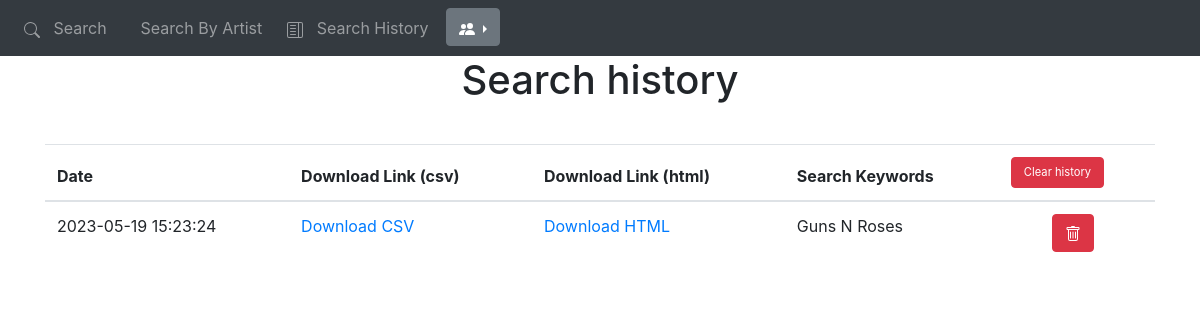
The app's page /history (signed in), older data.
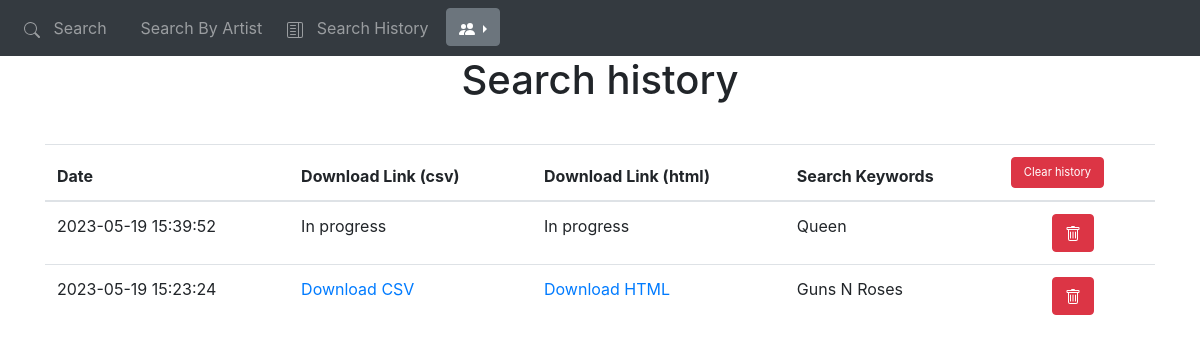
The same page, newer data.
### sd_app/models.py (models this page shows)
class Search(db.Model):
    id = db.Column(db.Integer, primary_key=True)
    date = db.Column(db.DateTime(timezone=True), default=func.now())
    user = db.Column(db.String(150))
    keywords = db.Column(db.String(150))
    csv_path = db.Column(db.String(150))
    html_path = db.Column(db.String(150))
    user_id = db.Column(db.Integer, db.ForeignKey("user.id"))
    by_artist = db.Column(db.Integer, default=0)
    user_inst = db.relationship("User", back_populates="searches")

### sd_app/views.py (the view)
@views.route('/history', methods=['GET'])
@login_required
def history():
    return render_template("history.html",
                           user=current_user,
                           searches=Search.query.filter_by(user_id=current_user.id).order_by(
                               Search.date.desc()).all(),
                           json_load=json.loads,
                           set=set)

### sd_app/__init__.py (called while the page is built)
def create_app():
    global app
    app = Flask(__name__)
    app.config['SECRET_KEY'] = 'THISISTHESECRETKEY'
    app.config['SQLALCHEMY_DATABASE_URI'] = db_string_conn
    db.init_app(app)
    env = Environment(  # Jinja env
        loader=PackageLoader("sd_app"),
        autoescape=select_autoescape()
    )
    from .views import views
    from .auth import auth
    from .api import api
    app.register_blueprint(views, url_prefix='/')
    app.register_blueprint(auth, url_prefix='/')
    app.register_blueprint(api, url_prefix='/api/')
    from .models import User
    create_database(app)
    login_manager = LoginManager()
    login_manager.login_view = 'auth.login'
    login_manager.init_app(app)
    @login_manager.user_loader
    def load_user(id):
        return User.query.get(int(id))
    return app

### sd_app/templates/history.html (shortened to what this page needs)
{% extends "base.html" %} {% block title %}Search history{% endblock %}
{% block content %}
<h1 align="center" style="margin-bottom:1em">Search history</h1>
<table class="table" id="keyword-table">
    <thead>
        <tr>
        <th scope="col">Date</th>
        <th scope="col">Download Link (csv)</th>
        <th scope="col">Download Link (html)</th>
        <th scope="col">Search Keywords</th>
        <th scope="col" colspan="2">
          <button type="button" class="btn btn-danger" onClick="clear_table('history')" style="font-size:70%">Clear history</button>
        </th>
        </tr>
    </thead>
    <tbody>
        {%for search in searches %}
    <tr>
    <td>
        {{search.date.strftime('%Y-%m-%d %H:%M:%S')}}
    </td>
    <td>
        {% if search.csv_path != 'In progress' %}
      <a href="{{ url_for('views.download', filename=search.csv_path) }}">Download CSV</a>
        {% else %}
        In progress
        {% endif %}
    </td>
    <td>
        {% if search.html_path != 'In progress' %}
      <a href="{{ url_for('views.download', filename=search.html_path) }}">Download HTML</a>
        {% else %}
        In progress
        {% endif %}
    </td>
    {% if search.by_artist == 0 %}
        <td>
            {{ ', '.join(set(json_load(search.keywords).get('keyword').values())) }}
        </td>
        <td class="column_action">
            <button type="button" class="btn btn-info" onClick="repeat_search({{ search.keywords }})">
            <svg xmlns="http://www.w3.org/2000/svg" width="16" height="16" fill="currentColor" class="bi bi-arrow-clockwise" viewBox="0 0 16 16">
                <path fill-rule="evenodd" d="M8 3a5 5 0 1 0 4.546 2.914.5.5 0 0 1 .908-.417A6 6 0 1 1 8 2v1z"/>
                <path d="M8 4.466V.534a.25.25 0 0 1 .41-.192l2.36 1.966c.12.1.12.284 0 .384L8.41 4.658A.25.25 0 0 1 8 4.466z"/>
            </svg> Restore input
            </button>
        </td>
    {% else %}
    <td>
        {{ search.keywords }}
    </td>
    <td>
    </td>
    {% endif %}
    <td class="column_action">
        <button type="button" class="btn btn-danger" onClick="delete_row({{ search.id }}, 'history')">
        </button>
    </td>
    </tr>
        {% endfor %}
  </tbody>
</table>
{% endblock %}

### sd_app/templates/base.html (shortened to what this page needs)
<!DOCTYPE html>
<html>
  <head>
    <link
      rel="stylesheet"
      href="https://stackpath.bootstrapcdn.com/bootstrap/4.4.1/css/bootstrap.min.css"
    />
    <link rel="stylesheet" href="{{ url_for('static', filename='base.css') }}">
  </head>
  <body>
    <nav class="navbar navbar-expand-lg navbar-dark bg-dark">
      <div class="collapse navbar-collapse" id="navbar">
        <div class="navbar-nav">
          {% if user.is_authenticated %}
          <a class="nav-item nav-link" id="search" href="/search">
            &nbsp Search &nbsp
          </a>
          <a class="nav-item nav-link" id="search-by-artist" href="/search-by-artist">
            &nbsp Search By Artist &nbsp
          </a>
          <a class="nav-item nav-link" id="history" href="/history">
            &nbsp Search History &nbsp
          </a>
          <div class="dropdown dropright">
            <button class="btn btn-secondary dropdown-toggle" type="button" id="dropdownMenuButton" data-toggle="dropdown" aria-haspopup="true" aria-expanded="false">
            </button>
          </div>
          {% endif %}
        </div>
      </div>
    </nav>
    <div class="container">{% block content %}
    {% endblock %}
    </div>
  </body>
</html>

Row changes from the older to the newer data that the page shows:
added Search: date "2023-05-19 15:39:52", csv_path "In progress", html_path "In progress", keywords "Queen"
